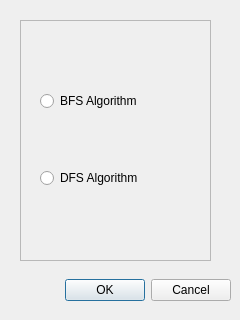
<?xml version="1.0" encoding="UTF-8"?>
<ui version="4.0">
 <class>Dialog</class>
 <widget class="QDialog" name="Dialog">
  <property name="geometry">
   <rect>
    <x>0</x>
    <y>0</y>
    <width>240</width>
    <height>320</height>
   </rect>
  </property>
  <property name="windowTitle">
   <string>Dialog</string>
  </property>
  <widget class="QDialogButtonBox" name="buttonBox">
   <property name="geometry">
    <rect>
     <x>10</x>
     <y>270</y>
     <width>221</width>
     <height>41</height>
    </rect>
   </property>
   <property name="orientation">
    <enum>Qt::Horizontal</enum>
   </property>
   <property name="standardButtons">
    <set>QDialogButtonBox::Cancel|QDialogButtonBox::Ok</set>
   </property>
  </widget>
  <widget class="QFrame" name="frame">
   <property name="geometry">
    <rect>
     <x>20</x>
     <y>20</y>
     <width>191</width>
     <height>241</height>
    </rect>
   </property>
   <property name="frameShape">
    <enum>QFrame::StyledPanel</enum>
   </property>
   <property name="frameShadow">
    <enum>QFrame::Raised</enum>
   </property>
   <widget class="QWidget" name="verticalLayoutWidget">
    <property name="geometry">
     <rect>
      <x>20</x>
      <y>20</y>
      <width>151</width>
      <height>201</height>
     </rect>
    </property>
    <layout class="QVBoxLayout" name="verticalLayout">
     <item>
      <widget class="QRadioButton" name="DFSButton">
       <property name="text">
        <string>BFS Algorithm</string>
       </property>
      </widget>
     </item>
     <item>
      <widget class="QRadioButton" name="BFSButton">
       <property name="text">
        <string>DFS Algorithm</string>
       </property>
      </widget>
     </item>
    </layout>
   </widget>
  </widget>
 </widget>
 <resources/>
 <connections>
  <connection>
   <sender>buttonBox</sender>
   <signal>accepted()</signal>
   <receiver>Dialog</receiver>
   <slot>accept()</slot>
   <hints>
    <hint type="sourcelabel">
     <x>248</x>
     <y>254</y>
    </hint>
    <hint type="destinationlabel">
     <x>157</x>
     <y>274</y>
    </hint>
   </hints>
  </connection>
  <connection>
   <sender>buttonBox</sender>
   <signal>rejected()</signal>
   <receiver>Dialog</receiver>
   <slot>reject()</slot>
   <hints>
    <hint type="sourcelabel">
     <x>316</x>
     <y>260</y>
    </hint>
    <hint type="destinationlabel">
     <x>286</x>
     <y>274</y>
    </hint>
   </hints>
  </connection>
 </connections>
</ui>
